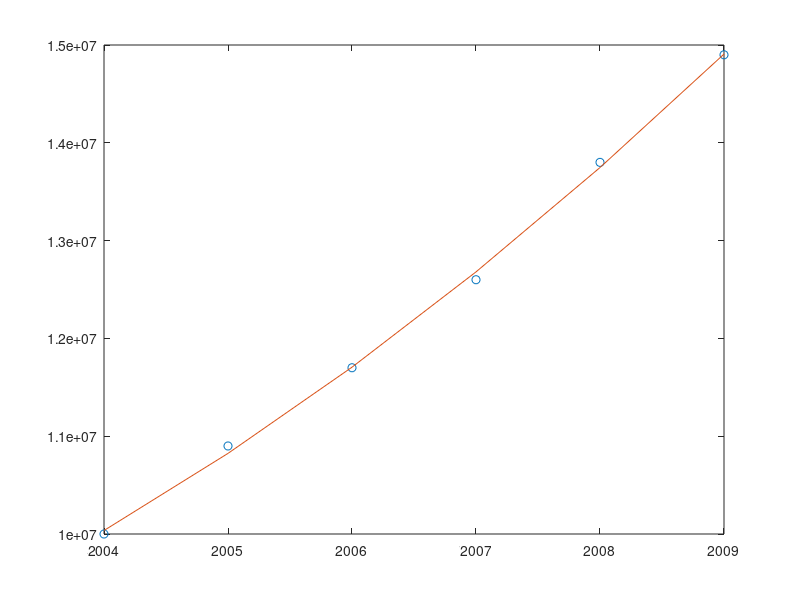

MATLAB code for this plot:
clear;

X=[2004 2005 2006 2007 2008 2009];
Y=[10 10.9 11.7 12.6 13.8 14.9].*10^6;

%p1=polyfit(X, Y, 1);
p2=polyfit(X, Y, 2);

plot(X, Y, 'o', X, polyval(p2, X), '-');

t=2009;
eval=polyval(p2, t);


while abs((eval-2*Y(1))/10^6)>10^-3
    t=t+0.001;
    eval=polyval(p2, t);
end

fprintf('t=\n   %.2f', t);
